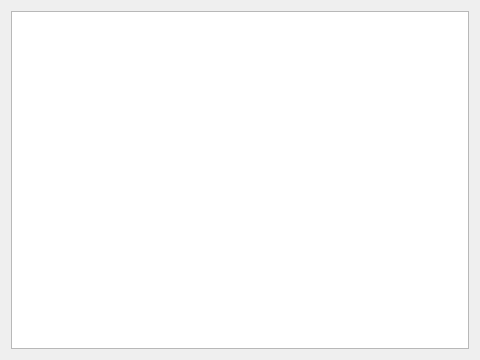
<?xml version="1.0" encoding="UTF-8"?>
<ui version="4.0">
 <class>Dialog</class>
 <widget class="QDialog" name="Dialog">
  <property name="geometry">
   <rect>
    <x>0</x>
    <y>0</y>
    <width>480</width>
    <height>360</height>
   </rect>
  </property>
  <property name="windowTitle">
   <string>About</string>
  </property>
  <layout class="QVBoxLayout" name="verticalLayout">
   <item>
    <widget class="QTextBrowser" name="textBrowser"/>
   </item>
  </layout>
 </widget>
 <resources/>
 <connections/>
</ui>
